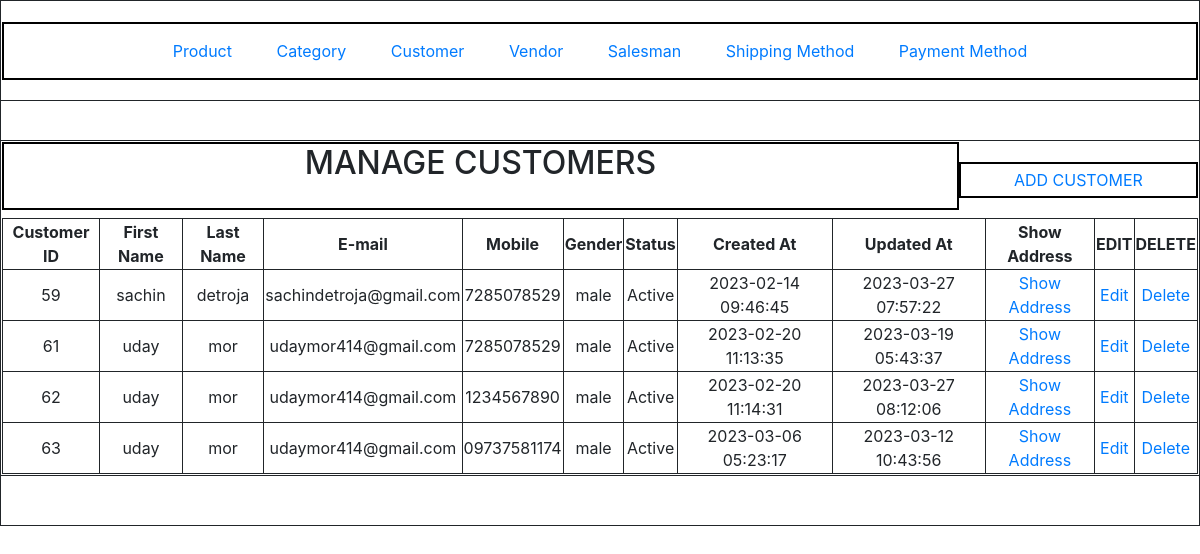
/index.php?c=customer&a=grid, run on the app's committed database.
### tables this page shows
CREATE TABLE `customer` (
  `customer_id` int(11) NOT NULL,
  `first_name` varchar(10) NOT NULL,
  `last_name` varchar(10) NOT NULL,
  `email` varchar(25) NOT NULL,
  `mobile` varchar(15) NOT NULL,
  `gender` enum('male','female') NOT NULL,
  `status` tinyint(4) NOT NULL,
  `created_at` datetime DEFAULT NULL,
  `updated_at` datetime DEFAULT NULL
);

### Block/Core/Templates.php (called while the page is built, shortened)
<?php
class Block_Core_Templates extends Model_Core_View
{
	protected $children = [];
	public function getChildren()
	{
		return $this->children;
	}
	public function addChild($key,$children)
	{
		$this->children[$key] = $children;
		return $this;
	}
}

### Model/Core/View.php (called while the page is built, shortened)
<?php
class Model_Core_View
{
	protected $template = null;
	public function setTemplate($template)
	{
		$this->template = $template;
		return $this;
	}
	public function getTemplate()
	{
		return $this->template;
	}
	public function render()
	{
		require_once 'View'.DS.$this->getTemplate();
	}
	public function getUrl($action = null,$controller = null,$params=null,$resetParam = false)
	{
		return Ccc::getModel('Core_Url')->getUrl($action,$controller,$params,$resetParam);
	}
}
?>

### Controller/Customer.php (called while the page is built, shortened)
<?php
class Controller_Customer extends Controller_Core_Action
{
	public function gridAction()
	{
		try {
			$layout = $this->getLayout();
			$layout->getChild('content')->addChild('grid',$layout->creatBlock('Customer_Grid'));
			$layout->render();
		} catch (Exception $e) {
			$this->getMessage()->addMessage($e->getmessage(),'failure');
		}
	}
}
?>

### index.php (called while the page is built, shortened)
<?php
spl_autoload_register(function ($className) {
	$className = str_replace('_','/',$className).'.php';
});
class Ccc
{
	public static function init()
	{
		$front = new Controller_Core_Front();
		$front->init();
	}
	public static function getModel($className)
	{
		return new $className();
	}
}
Ccc::init();
?>

### Model/Core/Url.php (called while the page is built, shortened)
<?php
class Model_Core_Url
{
	public function getUrl($action=null,$controller=null,$params=null,$resetParam=false)
	{
		$request = new Model_Core_Request();
		$queryStringArray = [];
		if (!$resetParam) {
			$queryStringArray = $request->getParams();
		}
		if($controller){
			$queryStringArray['c'] = $controller;
		}else{
			$queryStringArray['c'] = $request->getControllerName();
		}
		if($action){
			$queryStringArray['a'] = $action;
		}else{
			$queryStringArray['a'] = $request->getActionName();
		}
		if ($params) {
			$queryStringArray = array_merge($queryStringArray,$params);
		}
		$url = $_SERVER['REQUEST_SCHEME'].'://'.$_SERVER['HTTP_HOST'].trim($_SERVER['REQUEST_URI'],$_SERVER['QUERY_STRING']).http_build_query($queryStringArray);
		return $url;
	}
}
?>

### Model/Core/Request.php (called while the page is built, shortened)
<?php
class Model_Core_Request
{
	public function getParams($key = NULL, $value = NULL)
	{
		if ($key == NULL)
		{
			return $_GET;
		}
		if (array_key_exists($key, $_GET))
		{
			return $_GET[$key];
		}
		return $value;
	}
	public function getControllerName()
	{
		return $this->getParams('c','product');
	}
}
?>

### Block/Customer/Grid.php (called while the page is built, shortened)
<?php
class Block_Customer_Grid extends Block_Core_Templates
{
	public function prepareData()
	{
		$query = 'SELECT * FROM `customer`';
		$customeres = Ccc::getModel('Customer')->fetchAll($query);
		return $customeres;
	}
}

### Model/Core/Table.php (called while the page is built, shortened)
<?php
class Model_Core_Table
{
	protected $data = [];
	protected $resource = null;
	protected $collection = null;
	public function __get($key)
	{
		if (array_key_exists($key,$this->data)) {
			return $this->data[$key];
		}
		return null;
	}
	public function setResource($resource)
	{
		$this->resource = $resource;
		return $this;
	}
	public function getResource()
	{
		if ($this->resource) {
			return $this->resource;
		}
		$resource = Ccc::getModel($this->resourceClass);
		return $resource;
	}
	public function setCollection($collection)
	{
		$this->collection = $collection;
		return $this;
	}
	public function getCollection()
	{
		if ($this->collection) {
			return $this->collection;
		}
		$collection = Ccc::getModel($this->collectionClass);
		return $collection;
	}
	public function setData(array $data)
	{
		$this->data = array_merge($this->data,$data);
		return $this;
	}
	public function fetchAll($query)
	{
		$data = $this->getResource()->fetchAll($query);
		$collection = $this->getCollection()->setData($data);
		return $collection;
	}
}
?>

### Model/Core/Table/Resource.php (called while the page is built, shortened)
<?php
class Model_Core_Table_Resource
{
	public function setAdapter(Model_Core_Adapter $adapter)
	{
		return $this;
	}
	public function getAdapter()
	{
		$adapter = new Model_Core_Adapter();
		return $adapter;
	}
	public function fetchAll($query)
	{
		$adapter = $this->getAdapter();
		$results = $adapter->fetchAll($query);
		return $results;
	}
}
?>

### Model/Core/Adapter.php (called while the page is built, shortened)
<?php
class Model_Core_Adapter
{
	public $serverName = 'localhost';
	public $userName = 'root';
	public $passWord = '';
	public $dbName = 'newmvc-udaykumar';
	public function connect()
	{
		$connect = mysqli_connect($this->serverName,$this->userName,$this->passWord,$this->dbName);
		return $connect;
	}
	public function fetchAll($query)
	{
		$connect = $this->connect();
		$result = $connect->query($query);
		return $result->fetch_all(MYSQLI_ASSOC);
	}
}
?>

### Model/Core/Table/Collection.php (called while the page is built, shortened)
<?php
class Model_Core_Table_Collection
{
	public $data = [];
	public function setData($data)
	{
		$this->data = $data;
		return $this;
	}
	public function getData()
	{
		return $this->data;
	}
}

### Model/Customer/Resource.php (called while the page is built, shortened)
<?php
class Model_Customer_Resource extends Model_Core_Table_Resource
{
    public function getStatusOptions()
    {
        return [
            self::STATUS_ACTIVE => self::STATUS_ACTIVE_LBL,
            self::STATUS_INACTIVE => self::STATUS_INACTIVE_LBL
        ];
    }
}
?>

### Model/Customer.php (called while the page is built, shortened)
<?php
class Model_Customer extends Model_Core_Table
{
    public function getStatusText()
    {
        $statues = $this->getResource()->getStatusOptions();
        if (array_key_exists($this->status,$statues)) {
            return $statues[$this->status];
        }
        return $statues[Model_Customer_Resource::STATUS_DEFAULT];
    }
}
?>

### View/customer/grid.phtml (the view, shortened to what this page needs)
<?php $customeres = $this->prepareData();?>
	<?php require_once 'View/html/header.phtml'; ?>
<div class="head_container">
	<h2 class="customer_heading">MANAGE CUSTOMERS</h2>
	<a class="add_customer_link" href=<?php echo $this->getUrl('add',null,null,true); ?>>ADD CUSTOMER</a>
</div>
<div class="tabel_container">
	<table>
		<tr>
			<th>Customer ID</th>
			<th>First Name</th>
			<th>Last Name</th>
			<th>E-mail</th>
			<th>Mobile</th>
			<th>Gender</th>
			<th>Status</th>
			<th>Created At</th>
			<th>Updated At</th>
			<th>Show Address</th>
			<th>EDIT</th>
			<th>DELETE</th>
		</tr>
		<?php if (!$customeres->getData()) : ?>
		<tr>
			<td colspan="12">No Record Found!!!</td>
		</tr>
		<?php else: ?>
		<?php foreach ($customeres->getData() as $customer) :?>
		<tr>
			<td><?php echo $customer->customer_id; ?></td>
			<td><?php echo $customer->first_name; ?></td>
			<td><?php echo $customer->last_name; ?></td>
			<td><?php echo $customer->email; ?></td>
			<td><?php echo $customer->mobile; ?></td>
			<td><?php echo $customer->gender; ?></td>
			<td><?php echo $customer->getStatusText(); ?></td>
			<td><?php echo $customer->created_at; ?></td>
			<td><?php echo $customer->updated_at; ?></td>
			<td><a href=<?php echo $this->getUrl('address',null,['customer_id'=>$customer->customer_id],true); ?>>Show Address</a></td>
			<td><a href=<?php echo $this->getUrl('edit',null,['customer_id'=>$customer->customer_id],true); ?>>Edit</a></td>
			<td><a href=<?php echo $this->getUrl('delete',null,['customer_id'=>$customer->customer_id],true); ?>>Delete</a></td>
		</tr>
		<?php endforeach;?>
		<?php endif; ?>
	</table>
</div>

### View/html/content.phtml
<?php
foreach ($this->getChildren() as $block) {
	$block->render();
}
?>

### skin/css/style.css (style rules this page uses)
table { border: 1px solid; text-align: center; width: 100%; }
th, td { border: 1px solid; text-align: center; }
.head_container { display: flex; flex-direction: row; justify-content: center; }
.tabel_container { display: flex; flex-direction: column; justify-content: center; }
.customer_heading { width: 80%; border: 2px solid black; text-align: center; }
.add_customer_link { width: 20%; border: 2px solid black; text-align: center; margin: 20px 0; padding: 4px 0; text-decoration: none; }

### data on the page
customer: customer_id "59", first_name "sachin", last_name "detroja", email "sachindetroja@gmail.com", mobile "7285078529", gender "male", status "Active", created_at "2023-02-14 09:46:45", updated_at "2023-03-27 07:57:22"
customer: customer_id "61", first_name "uday", last_name "mor", email "udaymor414@gmail.com", mobile "7285078529", gender "male", status "Active", created_at "2023-02-20 11:13:35", updated_at "2023-03-19 05:43:37"
customer: customer_id "62", first_name "uday", last_name "mor", email "udaymor414@gmail.com", mobile "1234567890", gender "male", status "Active", created_at "2023-02-20 11:14:31", updated_at "2023-03-27 08:12:06"
customer: customer_id "63", first_name "uday", last_name "mor", email "udaymor414@gmail.com", mobile "09737581174", gender "male", status "Active", created_at "2023-03-06 05:23:17", updated_at "2023-03-12 10:43:56"
